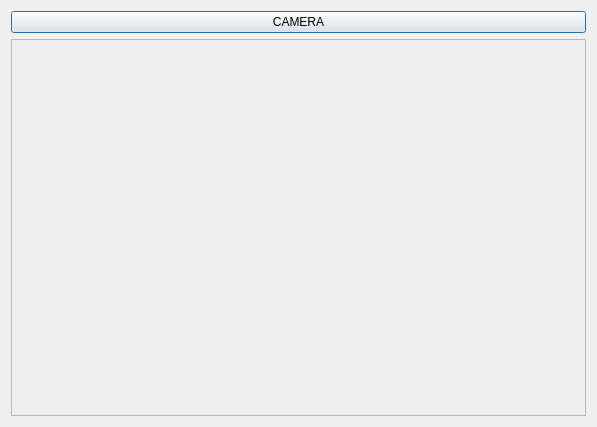
<?xml version="1.0" encoding="UTF-8"?>
<ui version="4.0">
 <class>live</class>
 <widget class="QDialog" name="live">
  <property name="geometry">
   <rect>
    <x>0</x>
    <y>0</y>
    <width>597</width>
    <height>427</height>
   </rect>
  </property>
  <property name="windowTitle">
   <string>Camera</string>
  </property>
  <layout class="QVBoxLayout" name="verticalLayout">
   <item>
    <widget class="QPushButton" name="optioncam">
     <property name="text">
      <string>CAMERA</string>
     </property>
    </widget>
   </item>
   <item>
    <widget class="QScrollArea" name="scrollArea">
     <property name="widgetResizable">
      <bool>true</bool>
     </property>
     <widget class="QWidget" name="scrollAreaWidgetContents">
      <property name="geometry">
       <rect>
        <x>0</x>
        <y>0</y>
        <width>577</width>
        <height>378</height>
       </rect>
      </property>
      <widget class="QLabel" name="label">
       <property name="geometry">
        <rect>
         <x>0</x>
         <y>-70</y>
         <width>601</width>
         <height>471</height>
        </rect>
       </property>
       <property name="text">
        <string/>
       </property>
       <property name="pixmap">
        <pixmap>../Desktop/supermarket-store-interior-with-customers-blurred-background_v_pvxpehe__F0000.png</pixmap>
       </property>
       <property name="scaledContents">
        <bool>true</bool>
       </property>
      </widget>
      <widget class="QLabel" name="label_2">
       <property name="geometry">
        <rect>
         <x>-14</x>
         <y>-38</y>
         <width>601</width>
         <height>431</height>
        </rect>
       </property>
       <property name="text">
        <string/>
       </property>
       <property name="pixmap">
        <pixmap resource="../tsawer.qrc">:/new/prefix1/supermarket-store-interior-with-customers-blurred-background_v_pvxpehe__F0000.png</pixmap>
       </property>
       <property name="scaledContents">
        <bool>true</bool>
       </property>
      </widget>
      <zorder>label_2</zorder>
      <zorder>label</zorder>
     </widget>
    </widget>
   </item>
  </layout>
 </widget>
 <resources>
  <include location="../tsawer.qrc"/>
 </resources>
 <connections/>
</ui>
